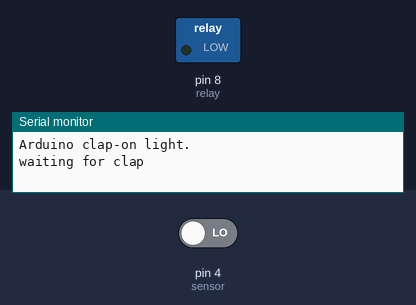
The program below on a simulated Arduino Uno, built with avr-gcc and run on an emulated ATmega328P. Parts: switched loads named in the program (green lamp = pin HIGH), the last lines printed to the serial monitor. Dashed ring = blinking. The test bench sets the inputs (shaded band); at power-on: pin 4 (sensor) LOW.

Above: at 1.2 s.
1.3 s: pin 4 (sensor) driven HIGH
At 1.42 s:
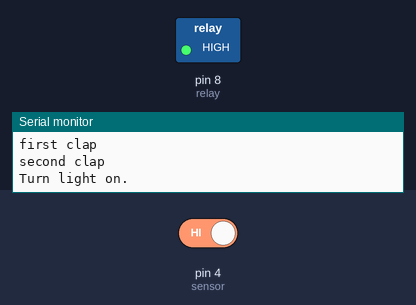
4.3 s: pin 4 (sensor) driven LOW
At 4.3 s:
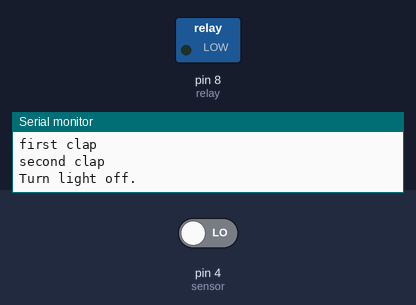
Timing chart, 0 to 7.3 s (numbered marks = the images above; inputs shaded):
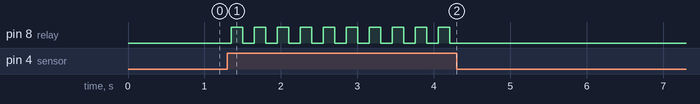

The program:

main.cpp
```cpp
#include <Arduino.h>

#define WINDOW 500

const uint8_t sensor = 4;   /* ky-037 */
const uint8_t relay = 8;    /* ky-019 */

int8_t clap_count(void);

void setup()
{
  pinMode(sensor, INPUT);
  pinMode(relay, OUTPUT);
  Serial.begin(9600);
  Serial.println("Arduino clap-on light.");
}

void loop()
{
  static uint8_t state = LOW;

  if (clap_count()) {
    state = !state;
  }

  if (state) {
    Serial.println("Turn light on.");
    digitalWrite(relay, HIGH);
  } else {
    Serial.println("Turn light off.");
    digitalWrite(relay, LOW);
  }
  delay(100);
}

int8_t clap_count(void)
{
  uint32_t start;

  for (;;) {
    Serial.println("waiting for clap");
    while (!digitalRead(sensor));
    Serial.println("first clap");
    delay(50);

    start = millis();
    while ((millis() - start) < WINDOW) {
      if (digitalRead(sensor)) {
        Serial.println("second clap");
        return 1;
      }
    }
  }

  return 0;
}
```

Measured:
- after the input at 1.3 s, pin 8 (relay): alternates HIGH for 0.15 s and LOW for 0.15 s, starting after 0.05 s
- after the input at 4.3 s, pin 8 (relay): stops changing and stays LOW
